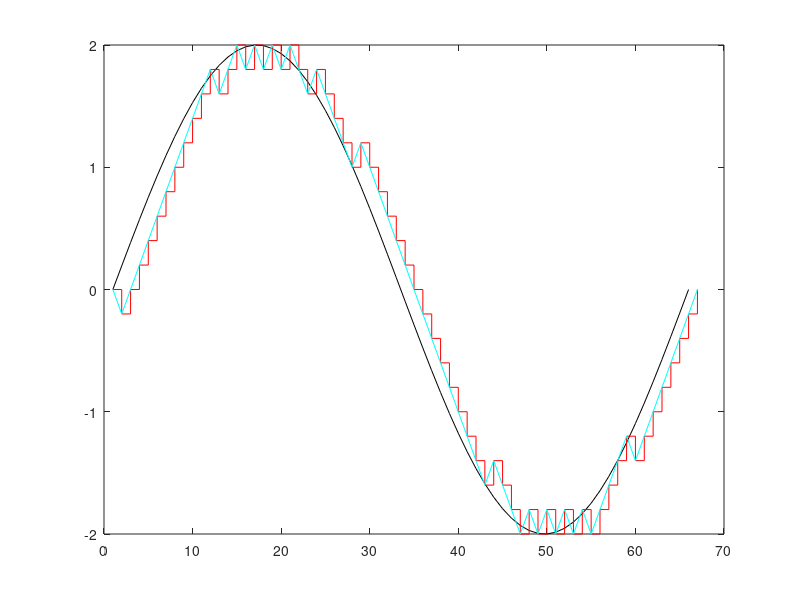

Reproduce this figure in MATLAB.
clc;
clear all;
close all;
a=2;


f=1;
t=(0:1/(f*65):1);
x=a*sin(2*pi*f*t);

l=length(x);
plot(x,'color', 'black');
delta=0.2;
hold on
xn=0;
for i=1:l;
    if x(i)>xn(i)
        d(i)=1;
        xn(i+1)=xn(i)+delta;
    else
        d(i)=0;
        xn(i+1)=xn(i)-delta;
    end
end
stairs(xn,'color','red') % modulation part
hold on
for i=1:d
    if d(i)>xn(i)
        d(i)=0;
        xn(i+1)=xn(i)-delta;
   else d(i)=1;
        xn(i+1)=xn(i)+delta; %demodulation part
    end
end
plot(xn,'color','cyan');